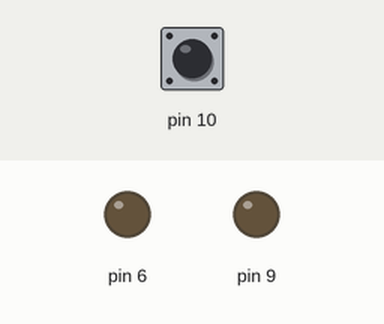
The sketch below on a simulated Arduino Uno, built with avr-gcc and run on an emulated ATmega328P. On the bench: output pins drawn as LEDs (lit = HIGH). The inputs (shaded band) are chosen by the test bench; at power-on: pin 10 HIGH. No radio packets arrive unless stated; what the sketch prints to the serial monitor is not drawn.

Above: at 0.3 s.
Timing chart, 0 to 1.8 s (numbered marks = the images above):
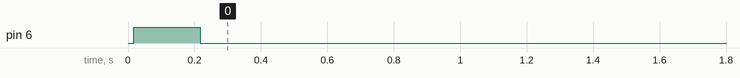

The sketch:

transmitt.ino
```cpp
#include <SPI.h>
#include <nRF24L01.h>
#include <RF24.h>
RF24 radio(7, 8); // CE, CSN
const byte addresses[][6] = {"00001", "00002"};
boolean buttonState = 0;
int lsstate = 1;
void setup() {
  Serial.begin(9600);
  pinMode(9, OUTPUT);
  pinMode(6, OUTPUT);
  pinMode(10, INPUT_PULLUP);
  radio.begin();
  radio.openWritingPipe(addresses[1]); // 00002
  radio.openReadingPipe(1, addresses[0]); // 00001
  radio.setPALevel(RF24_PA_MIN);
}
void loop() {
  static int angle;
  static int cmd;
  delay(5);
  radio.stopListening();
  int potValue = digitalRead(10);
//  int angleValue = map(potValue, 0, 1023, 0, 180);
  if(potValue){
    cmd = 180;
  }
  else{
    cmd =1;
  }
  radio.write(&cmd, sizeof(cmd));
  delay(5);
  radio.startListening();
//  while (!radio.available()){
//    Serial.println("hh");
//    digitalWrite(9, HIGH);
//  }
//  else{
//    digitalWrite(9, LOW);
//  }
  int data;
  radio.read(&data, sizeof(data));
  if(data>0){
    angle = data;
  }
  Serial.println(angle);
  if (angle == 1) {
    digitalWrite(9, HIGH);
    Serial.println("hidup");
  }
  else if(angle==2){
    digitalWrite(9, LOW);
    Serial.println("Mati");
  }

  if(lsstate!=angle){
    lsstate = angle;
    digitalWrite(6, HIGH);
    delay(200);
    digitalWrite(6, LOW);
  }
}
```

Measured:
- by itself, pin 6: LOW → HIGH at 0.02 s, → LOW 0.20 s later
